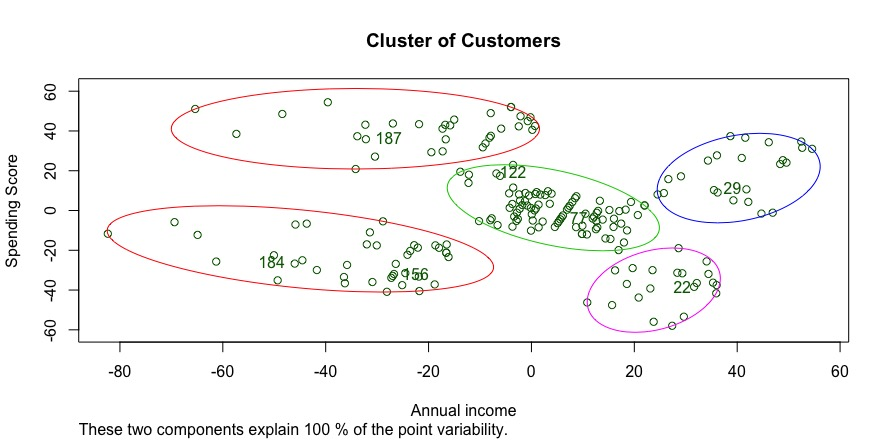

Here is the R script that generated this plot:
# Hierarchical Clustering
setwd("~/Documents/東西丟這/R/Machine Learning/Machine Learning A-Z Template Folder/Part 4 - Clustering/Section 25 - Hierarchical Clustering")
data <- read.csv("Mall_Customers.csv")

# ony need x y
X <- data[4:5]

dendrogram = hclust(dist(X, method = 'euclidean'))
plot(dendrogram)

hc = hclust(dist(X, method = 'euclidean'), method = 'ward.D')
y_hc <- cutree(hc, 5)



# Visualization
# Way 1
cluster::clusplot(X, y_hc)

# Way 2
library(cluster)
clusplot(X, 
         y_hc, 
         shade = F, 
         color = T, 
         lines = 0, 
         labels = 1, 
         plotchar = F, 
         span = T, 
         main = paste('Cluster of Customers'),
         xlab = "Annual income", 
         ylab = "Spending Score")
